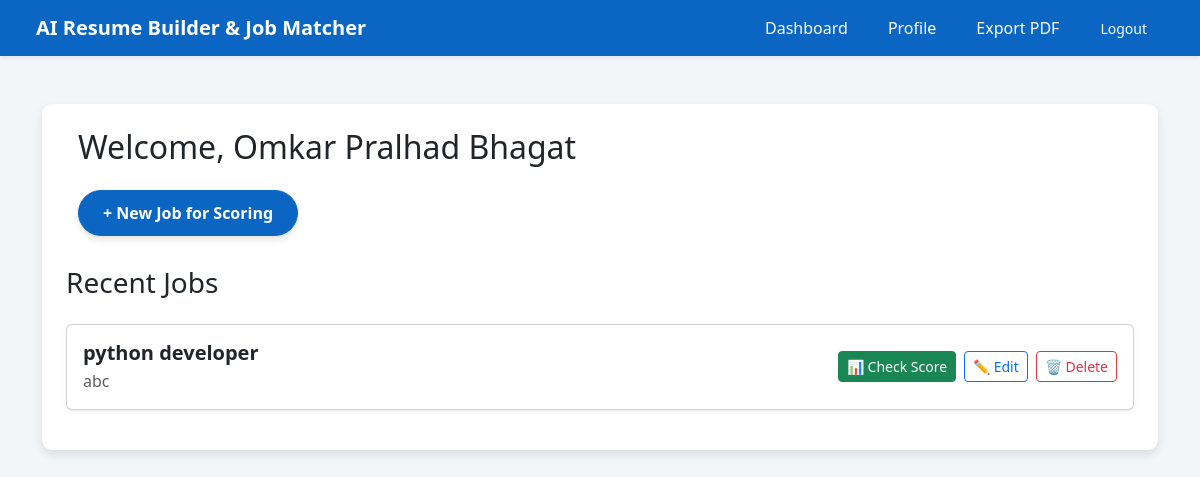
Screenshot of / (signed in) with the database file from the repository.
### builder/models.py (models this page shows, shortened)
class UserProfile(models.Model):
    user = models.OneToOneField(User, on_delete=models.CASCADE , related_name="profile")
    full_name = models.CharField(max_length=120)
    title = models.CharField(max_length=120, blank=True)
    summary = models.TextField(blank=True)
    email = models.EmailField()
    phone = models.CharField(max_length=30, blank=True)
    location = models.CharField(max_length=120, blank=True)
    linkedin = models.URLField(blank=True)
    github = models.URLField(blank=True)
    profile_pic = models.ImageField(upload_to="profile_pics/", blank=True, null=True)

class JobPosting(models.Model):
    user = models.ForeignKey(User, on_delete=models.CASCADE)
    title = models.CharField(max_length=160)
    company = models.CharField(max_length=160)
    location = models.CharField(max_length=120, blank=True)
    description = models.TextField()
    url = models.URLField(blank=True)
    created_at = models.DateTimeField(auto_now_add=True)
    posted_date = models.DateTimeField(default=timezone.now)
    apply_deadline = models.DateTimeField(default=timezone.now)

### builder/views.py (the view)
# urls.py: path('', views.dashboard, name='dashboard'),
@login_required(login_url='/accounts/login/')
def dashboard(request):
    jobs = JobPosting.objects.filter(user=request.user).order_by('-created_at')[:10]
    profile = UserProfile.objects.filter(user=request.user).first()
    return render(request, 'builder/dashboard.html', {"jobs": jobs, "profile": profile})

### builder/templates/builder/dashboard.html (shortened to what this page needs)
{% extends "base.html" %}
{% block content %}
<div class="container p-6">
    <h2 class="text-2xl font-bold">
        Welcome{% if profile %}, {{ profile.full_name }}{% endif %}
    </h2>
    <div class="d-inline-block">
        <button type="button"
            onclick="window.location.href='{% url 'new_job' %}'"
            class="btn linkedin-btn">
            + New Job for Scoring
        </button>
    </div>
</div>
<div>
  <h3 class="text-xl font-bold mb-4 text-gray-800">Recent Jobs</h3>
  <ul class="list-unstyled">
    {% for j in jobs %}
      <li class="card mb-3 shadow-sm">
        <div class="card-body d-flex justify-content-between align-items-center">
          <div>
            <h5 class="card-title fw-bold mb-1">{{ j.title }}</h5>
            <p class="card-text text-muted">{{ j.company }}</p>
          </div>
          <div class="d-flex gap-2">
            <a href="{% url 'job_score' j.id %}"
               class="btn btn-sm btn-success">📊 Check Score</a>
            <a href="{% url 'edit_job' j.id %}"
               class="btn btn-sm btn-outline-primary">✏️ Edit</a>
            <form action="{% url 'delete_job' j.id %}" method="post" class="d-inline">
              <button type="submit" class="btn btn-sm btn-outline-danger"
                      onclick="return confirm('Are you sure you want to delete this job?');">
                🗑️ Delete
              </button>
            </form>
          </div>
        </div>
      </li>
    {% empty %}
      <li class="text-muted fst-italic">No jobs yet</li>
    {% endfor %}
  </ul>
</div>
{% endblock %}

### templates1/base.html (style rules this page uses)
body { background-color: #f3f6f9; }

### builder/templates/builder/dashboard.html (style rules this page uses)
.linkedin-btn { background-color: #0A66C2; border-color: #0A66C2; color: #fff; font-weight: 600; border-radius: 50px; padding: 10px 24px; box-shadow: 0 4px 6px rgba(0,0,0,0.1); transition: background-color 0.2s ease-in-out; }

### rows the page displays
UserProfile: full_name "Omkar Pralhad Bhagat"
JobPosting: title "python developer", company "abc"
